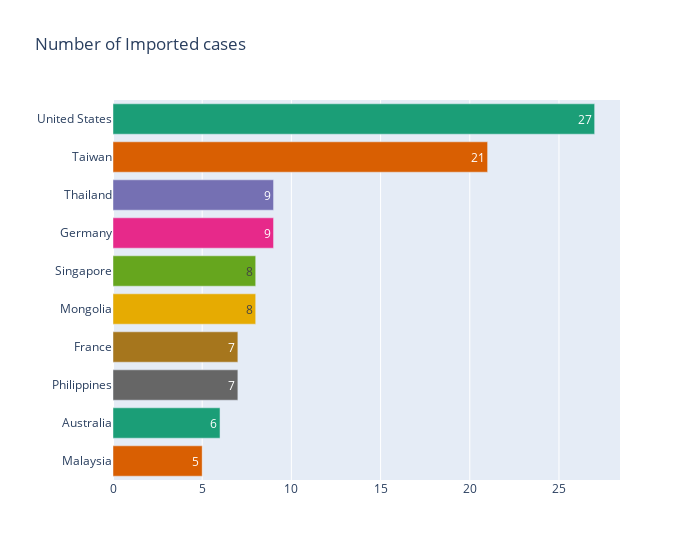

Notebook code cell kept with this figure:
### Markdown cell above
### Imported Cases

### Code cell
plot_barh('Number of Imported cases')

### Figure 1 — Plotly figure (JSON) as saved in the notebook; plotly's stock layout.template omitted (floating-point values rounded to 4 significant figures)
{"data": [{"alignmentgroup": "True", "customdata": [[27, 0, 0]], "hovertemplate": "Country/Region=%{y}<br>Number of Imported cases=%{text}<br>Cumulative total cases=%{customdata[0]}<br>No. of deaths=%{customdata[1]}<br>Case fatalities ratio (%)=%{customdata[2]}<extra></extra>", "legendgroup": "United States", "marker": {"color": "rgb(27,158,119)"}, "name": "United States", "offsetgroup": "United States", "orientation": "h", "showlegend": true, "text": [27], "textposition": "auto", "type": "bar", "x": [27], "xaxis": "x", "y": ["United States"], "yaxis": "y"}, {"alignmentgroup": "True", "customdata": [[346, 37, 11]], "hovertemplate": "Country/Region=%{y}<br>Number of Imported cases=%{text}<br>Cumulative total cases=%{customdata[0]}<br>No. of deaths=%{customdata[1]}<br>Case fatalities ratio (%)=%{customdata[2]}<extra></extra>", "legendgroup": "Taiwan", "marker": {"color": "rgb(217,95,2)"}, "name": "Taiwan", "offsetgroup": "Taiwan", "orientation": "h", "showlegend": true, "text": [21], "textposition": "auto", "type": "bar", "x": [21], "xaxis": "x", "y": ["Taiwan"], "yaxis": "y"}, {"alignmentgroup": "True", "customdata": [[9, 2, 22]], "hovertemplate": "Country/Region=%{y}<br>Number of Imported cases=%{text}<br>Cumulative total cases=%{customdata[0]}<br>No. of deaths=%{customdata[1]}<br>Case fatalities ratio (%)=%{customdata[2]}<extra></extra>", "legendgroup": "Thailand", "marker": {"color": "rgb(117,112,179)"}, "name": "Thailand", "offsetgroup": "Thailand", "orientation": "h", "showlegend": true, "text": [9], "textposition": "auto", "type": "bar", "x": [9], "xaxis": "x", "y": ["Thailand"], "yaxis": "y"}, {"alignmentgroup": "True", "customdata": [[9, 0, 0]], "hovertemplate": "Country/Region=%{y}<br>Number of Imported cases=%{text}<br>Cumulative total cases=%{customdata[0]}<br>No. of deaths=%{customdata[1]}<br>Case fatalities ratio (%)=%{customdata[2]}<extra></extra>", "legendgroup": "Germany", "marker": {"color": "rgb(231,41,138)"}, "name": "Germany", "offsetgroup": "Germany", "orientation": "h", "showlegend": true, "text": [9], "textposition": "auto", "type": "bar", "x": [9], "xaxis": "x", "y": ["Germany"], "yaxis": "y"}, {"alignmentgroup": "True", "customdata": [[238, 33, 14]], "hovertemplate": "Country/Region=%{y}<br>Number of Imported cases=%{text}<br>Cumulative total cases=%{customdata[0]}<br>No. of deaths=%{customdata[1]}<br>Case fatalities ratio (%)=%{customdata[2]}<extra></extra>", "legendgroup": "Singapore", "marker": {"color": "rgb(102,166,30)"}, "name": "Singapore", "offsetgroup": "Singapore", "orientation": "h", "showlegend": true, "text": [8], "textposition": "auto", "type": "bar", "x": [8], "xaxis": "x", "y": ["Singapore"], "yaxis": "y"}, {"alignmentgroup": "True", "customdata": [[9, 0, 0]], "hovertemplate": "Country/Region=%{y}<br>Number of Imported cases=%{text}<br>Cumulative total cases=%{customdata[0]}<br>No. of deaths=%{customdata[1]}<br>Case fatalities ratio (%)=%{customdata[2]}<extra></extra>", "legendgroup": "Mongolia", "marker": {"color": "rgb(230,171,2)"}, "name": "Mongolia", "offsetgroup": "Mongolia", "orientation": "h", "showlegend": true, "text": [8], "textposition": "auto", "type": "bar", "x": [8], "xaxis": "x", "y": ["Mongolia"], "yaxis": "y"}, {"alignmentgroup": "True", "customdata": [[7, 1, 14]], "hovertemplate": "Country/Region=%{y}<br>Number of Imported cases=%{text}<br>Cumulative total cases=%{customdata[0]}<br>No. of deaths=%{customdata[1]}<br>Case fatalities ratio (%)=%{customdata[2]}<extra></extra>", "legendgroup": "France", "marker": {"color": "rgb(166,118,29)"}, "name": "France", "offsetgroup": "France", "orientation": "h", "showlegend": true, "text": [7], "textposition": "auto", "type": "bar", "x": [7], "xaxis": "x", "y": ["France"], "yaxis": "y"}, {"alignmentgroup": "True", "customdata": [[14, 2, 14]], "hovertemplate": "Country/Region=%{y}<br>Number of Imported cases=%{text}<br>Cumulative total cases=%{customdata[0]}<br>No. of deaths=%{customdata[1]}<br>Case fatalities ratio (%)=%{customdata[2]}<extra></extra>", "legendgroup": "Philippines", "marker": {"color": "rgb(102,102,102)"}, "name": "Philippines", "offsetgroup": "Philippines", "orientation": "h", "showlegend": true, "text": [7], "textposition": "auto", "type": "bar", "x": [7], "xaxis": "x", "y": ["Philippines"], "yaxis": "y"}, {"alignmentgroup": "True", "customdata": [[6, 0, 0]], "hovertemplate": "Country/Region=%{y}<br>Number of Imported cases=%{text}<br>Cumulative total cases=%{customdata[0]}<br>No. of deaths=%{customdata[1]}<br>Case fatalities ratio (%)=%{customdata[2]}<extra></extra>", "legendgroup": "Australia", "marker": {"color": "rgb(27,158,119)"}, "name": "Australia", "offsetgroup": "Australia", "orientation": "h", "showlegend": true, "text": [6], "textposition": "auto", "type": "bar", "x": [6], "xaxis": "x", "y": ["Australia"], "yaxis": "y"}, {"alignmentgroup": "True", "customdata": [[5, 2, 40]], "hovertemplate": "Country/Region=%{y}<br>Number of Imported cases=%{text}<br>Cumulative total cases=%{customdata[0]}<br>No. of deaths=%{customdata[1]}<br>Case fatalities ratio (%)=%{customdata[2]}<extra></extra>", "legendgroup": "Malaysia", "marker": {"color": "rgb(217,95,2)"}, "name": "Malaysia", "offsetgroup": "Malaysia", "orientation": "h", "showlegend": true, "text": [5], "textposition": "auto", "type": "bar", "x": [5], "xaxis": "x", "y": ["Malaysia"], "yaxis": "y"}], "layout": {"barmode": "relative", "legend": {"title": {"text": "Country/Region"}, "tracegroupgap": 0}, "showlegend": false, "title": {"text": "Number of Imported cases"}, "uniformtext": {"minsize": 8, "mode": "hide"}, "width": 700, "xaxis": {"anchor": "y", "domain": [0, 1], "title": {"text": ""}}, "yaxis": {"anchor": "x", "categoryarray": ["Malaysia", "Australia", "Philippines", "France", "Mongolia", "Singapore", "Germany", "Thailand", "Taiwan", "United States"], "categoryorder": "array", "domain": [0, 1], "title": {"text": ""}}}}
